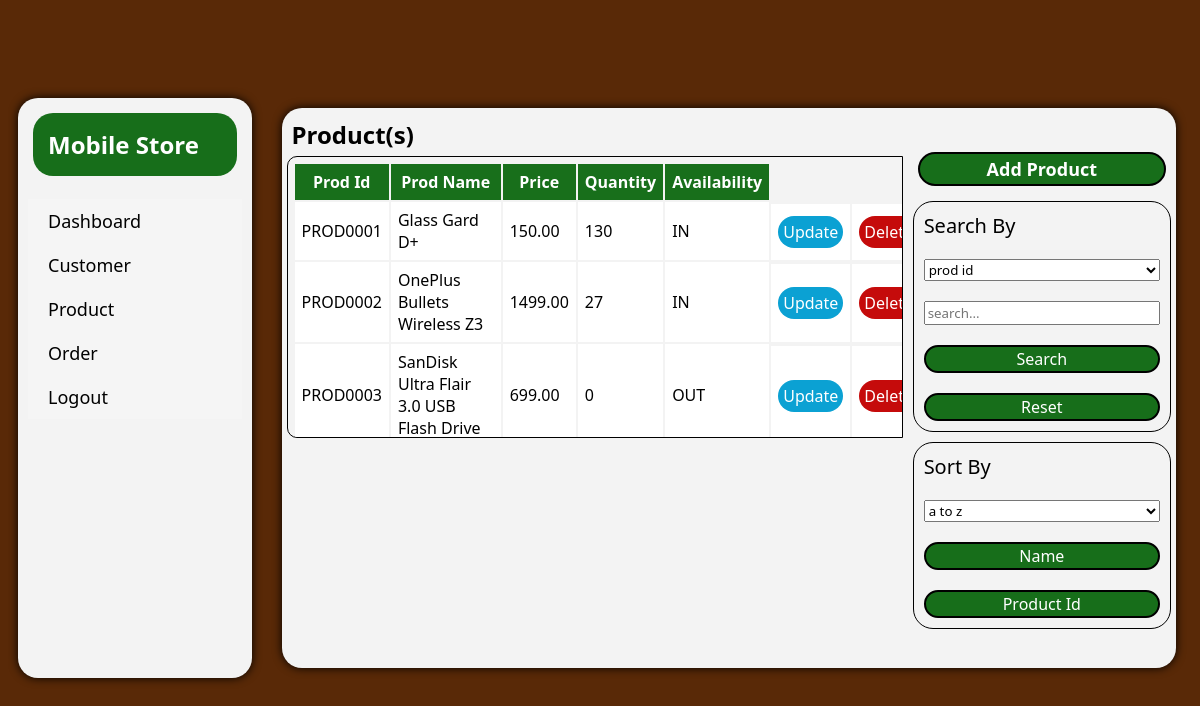
The page /store/product/ (signed in) on the database as committed earlier.
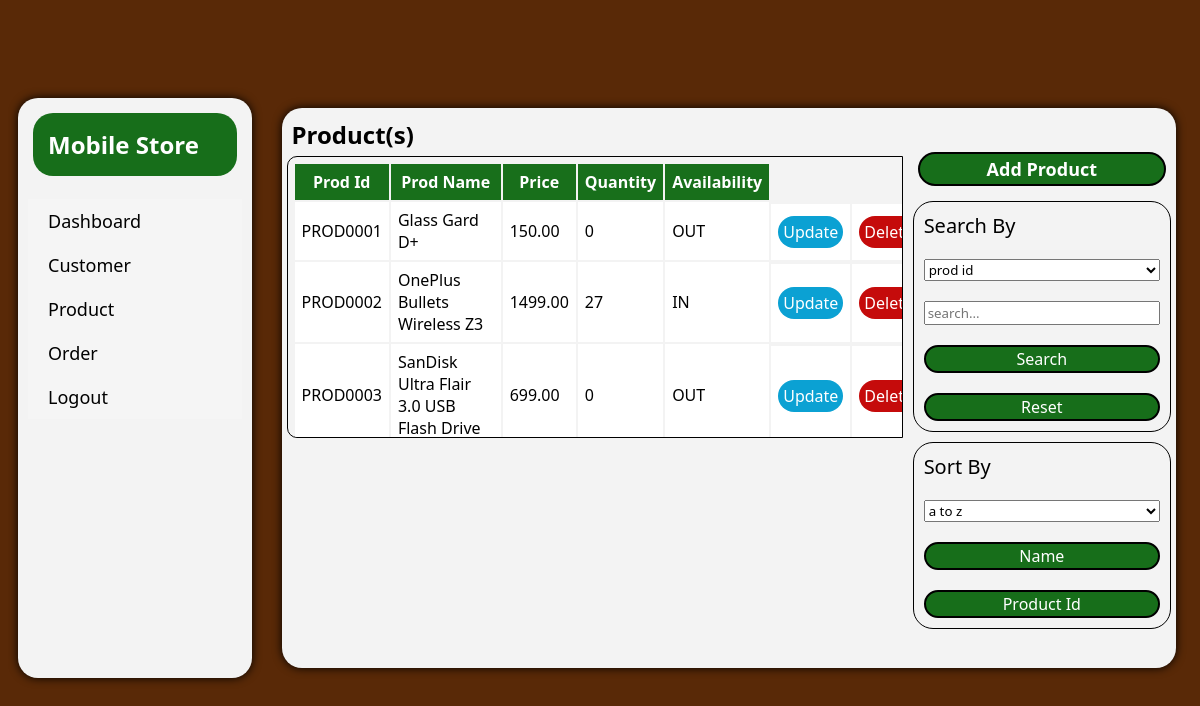
The same page on the database as committed later.
### store/models.py (models this page shows, shortened)
class Product(models.Model):
    avail_choices = [("IN","Available"),("OUT","Not Available")]
    prodId = models.CharField(max_length=10, primary_key=True)
    prodName = models.CharField(max_length=100)
    price = models.DecimalField(default=0.00, max_digits=10, decimal_places=2)
    quantity = models.IntegerField(default=0)
    availability = models.CharField(max_length=3, choices=avail_choices)

### store/storeView/views.py (the view, shortened to what this page needs)
# urls.py: path("product/", views.product, name="product"),
@login_required(login_url="/account/logout/")
def product(request):
    products = get_product(all=True,count_all=False)
    return render(request, "store/product.html",
                  {"products":products[1],
                   "total_product":products[0]})

### store/storeView/views.py (called while the page is built)
def get_product(count_all=True, all=False):
    product = Product.objects.all().order_by("prodId")
    if all != True:
        if count_all != True:
            return None
        total_product = product.count()
        return [total_product,0]
    if count_all == True:
        total_product = product.count()
        return [total_product,product]
    return [0,product]

### store/templates/store/product.html (shortened to what this page needs)
{% extends "index.html" %}
{% block report_block %}
<div class="displayBox" id="productBox">
    <h3>Product(s)</h3>
    <div class="tableBox">
        <table>
            <tr>
                <th>Prod Id</th>
                <th>Prod Name</th>
                <th>Price</th>
                <th>Quantity</th>
                <th>Availability</th>
            </tr>
            {% for product in products %}
            <tr>
                <td rowspan="2">{{product.prodId}}</td>
                <td rowspan="2">{{product.prodName}}</td>
                <td rowspan="2">{{product.price}}</td>
                <td rowspan="2">{{product.quantity}}</td>
                <td rowspan="2">{{product.availability}}</td>
                <tr>
                    <td><a class="updateBtn" href="/store/update_product/{{product.prodId}}/">Update</a></td>
                    <td><a class="deleteBtn" href="/store/delete_product/{{product.prodId}}/">Delete</a></td>
                </tr>
            </tr>
            {% endfor %}
        </table>
    </div>
</div>
<div class="curdBox">
    <a class="manageBtn" href="/store/add_product/">Add Product</a>
    <div class="searchBox">
        <form class="column_form" method="post" action="/store/product/">
            <label>Search By</label>
            <select name="search_by" id="query">
                <option value="prod_id">prod id</option>
            </select>
            <input name="search_value" placeholder="search...">
            <button name="search_query">Search</button>
            <button name="reset">Reset</button>
        </form>
    </div>
    <div class="sortBox">
        <form class="column_form" method="post" action="/store/product/">
            <label>Sort By</label>
            <select name="sort_by" id="query">
                <option value="ascending">a to z</option>
            </select>
            <button name="name_sort">Name</button>
            <button name="id_sort">Product Id</button>
        </form>
    </div>
</div>
{% endblock report_block %}

Rows that differ between the two databases and show on the page:
changed Product "PROD0001": quantity "130" → "0"; availability "IN" → "OUT"
